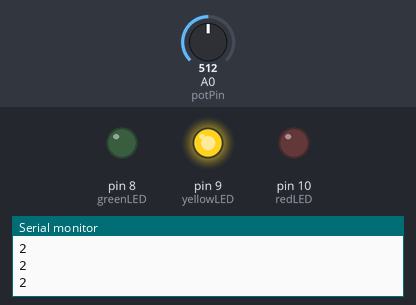
Simulated run of this sketch. Board: Arduino Uno, built with avr-gcc and run on an emulated ATmega328P. Shown: output pins drawn as LEDs (lit = HIGH), the last lines printed to the serial monitor. Dashed ring = blinking. Inputs (shaded band) come from the test bench; at power-on: A0 (potPin) = 512.

Above: at 1.2 s.
1.3 s: A0 (potPin) set to 603
2.8 s: A0 (potPin) set to 625
At 3.3 s:
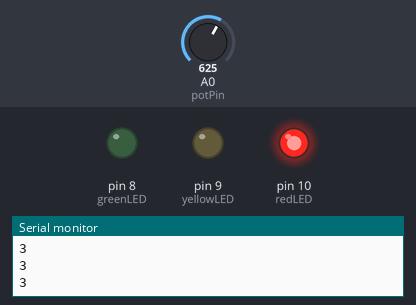
4.3 s: A0 (potPin) set to 805
5.8 s: A0 (potPin) set to 825
At 7.3 s:
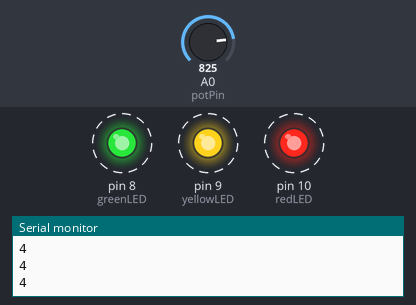
8.8 s: A0 (potPin) set to 306
At 9.7 s:
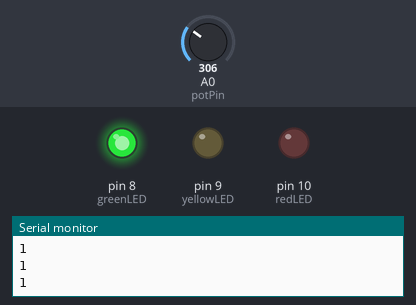
10.6 s: A0 (potPin) set to 221
12.1 s: A0 (potPin) set to 194
At 13.4 s:
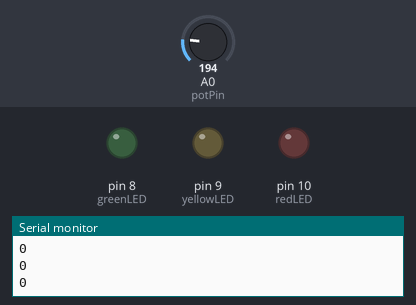
Timing chart, 0 to 14.6 s (numbered marks = the images above; inputs shaded):
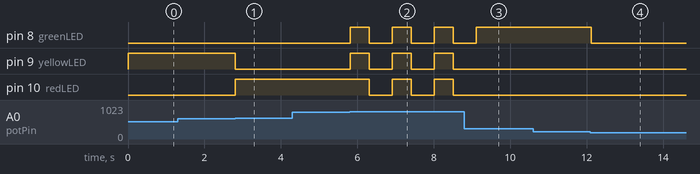

Measured:
- the behaviour switches between 613 and 614 on A0 (potPin) (found by bisection; images 0 and 1)
- the behaviour switches between 818 and 819 on A0 (potPin) (found by bisection; images 1 and 2)
- the behaviour switches between 205 and 204 on A0 (potPin) (found by bisection; images 3 and 4)
- after the input at 2.8 s, pin 9 (yellowLED): HIGH → LOW at once; pin 10 (redLED): LOW → HIGH at once
- after the input at 5.8 s, pin 8 (greenLED), pin 9 (yellowLED): alternates HIGH for 0.50 s and LOW for 0.60 s, starting at once; pin 10 (redLED): alternates HIGH for 0.50 s and LOW for 0.60 s, starting after 0.52 s
- after the input at 8.8 s, pin 8 (greenLED): goes on until 9.1 s, then stays HIGH; pin 9 (yellowLED), pin 10 (redLED): stays LOW (without the input it goes to HIGH after 0.32 s)
- after the input at 12.1 s, pin 8 (greenLED): HIGH → LOW at once

The sketch:

switch-case.ino
```cpp
int greenLED = 8;
int yellowLED = 9;
int redLED = 10;
int potPin = A0;
int potValue;
int mappedPotValue;

void setup() {
  pinMode(greenLED, OUTPUT);
  pinMode(yellowLED, OUTPUT);
  pinMode(redLED, OUTPUT);
  Serial.begin(9600);
}

void loop() {
  potValue = analogRead(potPin);
  mappedPotValue = map(potValue, 0, 1023, 0, 5);

  switch (mappedPotValue) {
    case 0:
      digitalWrite(greenLED, LOW);
      digitalWrite(yellowLED, LOW);
      digitalWrite(redLED, LOW);
      Serial.println(mappedPotValue);
      break;
    case 1:
      digitalWrite(greenLED, HIGH);
      digitalWrite(yellowLED, LOW);
      digitalWrite(redLED, LOW);
      Serial.println(mappedPotValue);
      break;
    case 2:
      digitalWrite(greenLED, LOW);
      digitalWrite(yellowLED, HIGH);
      digitalWrite(redLED, LOW);
      Serial.println(mappedPotValue);
      break;
    case 3:
      digitalWrite(greenLED, LOW);
      digitalWrite(yellowLED, LOW);
      digitalWrite(redLED, HIGH);
      Serial.println(mappedPotValue);
      break;
    case 4:
      digitalWrite(greenLED, HIGH);
      digitalWrite(yellowLED, HIGH);
      digitalWrite(redLED, HIGH);
      Serial.println(mappedPotValue);
      delay(500);
      digitalWrite(greenLED, LOW);
      digitalWrite(yellowLED, LOW);
      digitalWrite(redLED, LOW);
      Serial.println(mappedPotValue);
      delay(500);
      break;
  }
  delay(100);
}
```
